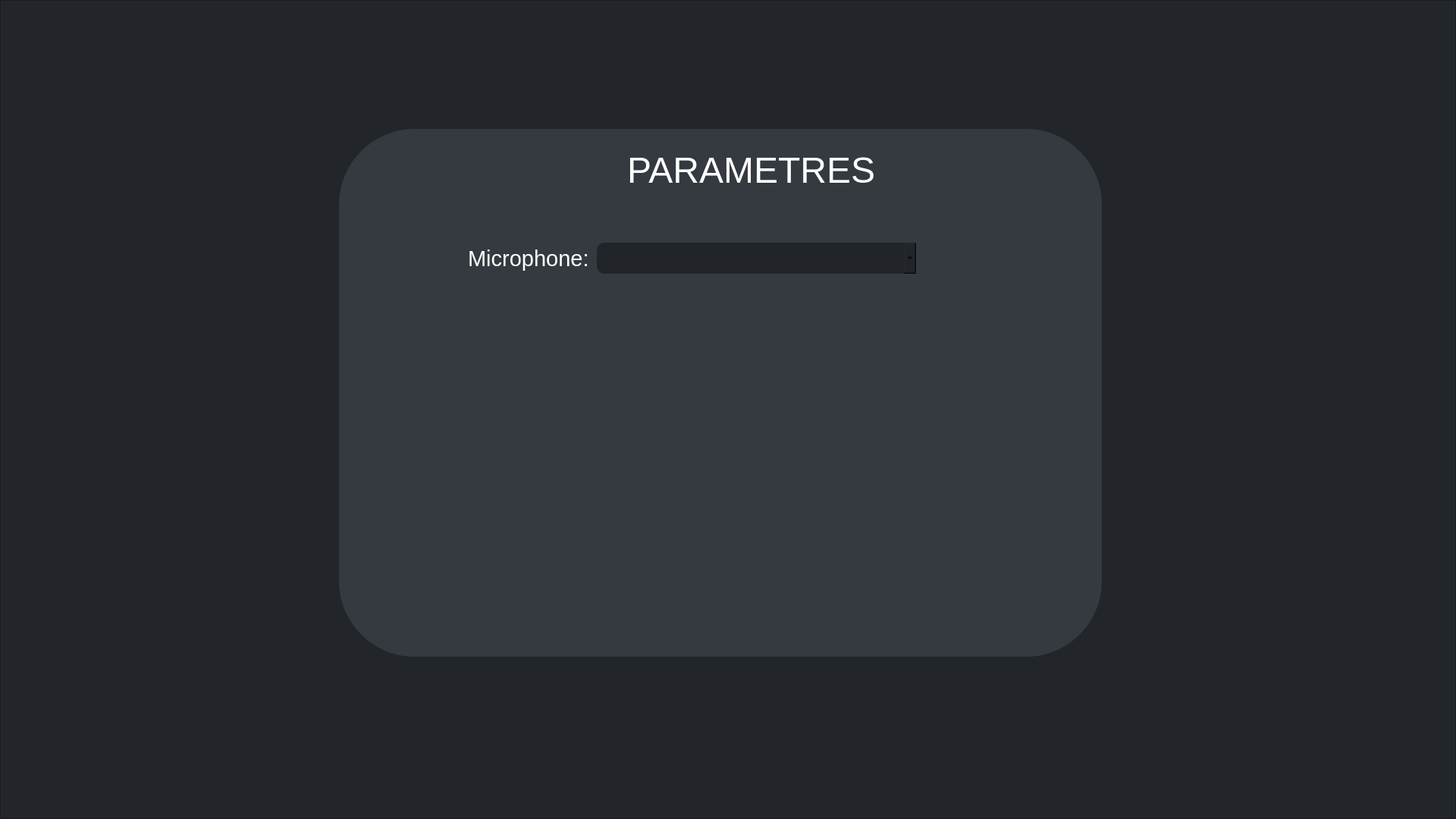
     <widget class="QFrame" name="frame_deco_parametres">
      <property name="geometry">
       <rect>
        <x>0</x>
        <y>0</y>
        <width>1920</width>
        <height>1080</height>
       </rect>
      </property>
      <property name="styleSheet">
       <string notr="true">background: rgba( 33, 37, 41, 95% );</string>
      </property>
      <property name="frameShape">
       <enum>QFrame::StyledPanel</enum>
      </property>
      <property name="frameShadow">
       <enum>QFrame::Raised</enum>
      </property>
      <widget class="QFrame" name="frame_deco_interieure_parametres">
       <property name="geometry">
        <rect>
         <x>447</x>
         <y>170</y>
         <width>1006</width>
         <height>696</height>
        </rect>
       </property>
       <property name="styleSheet">
        <string notr="true">background: rgba( 52, 58, 64, 100% );
border-radius: 100px;</string>
       </property>
       <property name="frameShape">
        <enum>QFrame::StyledPanel</enum>
       </property>
       <property name="frameShadow">
        <enum>QFrame::Raised</enum>
       </property>
       <widget class="QPushButton" name="btn_quitter_parametres">
        <property name="geometry">
         <rect>
          <x>910</x>
          <y>30</y>
          <width>51</width>
          <height>51</height>
         </rect>
        </property>
        <property name="cursor">
         <cursorShape>PointingHandCursor</cursorShape>
        </property>
        <property name="styleSheet">
         <string notr="true">border: none;
background: rgb(52, 58, 64);</string>
        </property>
        <property name="text">
         <string/>
        </property>
        <property name="icon">
         <iconset>
          <normaloff>assets/icons/croix.png</normaloff>assets/icons/croix.png</iconset>
        </property>
        <property name="iconSize">
         <size>
          <width>45</width>
          <height>45</height>
         </size>
        </property>
       </widget>
       <widget class="QLabel" name="label_titre_parametres">
        <property name="geometry">
         <rect>
          <x>380</x>
          <y>34</y>
          <width>521</width>
          <height>41</height>
         </rect>
        </property>
        <property name="font">
         <font>
          <pointsize>36</pointsize>
         </font>
        </property>
        <property name="styleSheet">
         <string notr="true">color: white;</string>
        </property>
        <property name="text">
         <string>PARAMETRES</string>
        </property>
       </widget>
       <widget class="QLabel" name="label_microphone_parametres">
        <property name="geometry">
         <rect>
          <x>170</x>
          <y>150</y>
          <width>161</width>
          <height>41</height>
         </rect>
        </property>
        <property name="font">
         <font>
          <pointsize>22</pointsize>
         </font>
        </property>
        <property name="styleSheet">
         <string notr="true">color: white;</string>
        </property>
        <property name="text">
         <string>Microphone:</string>
        </property>
       </widget>
       <widget class="QComboBox" name="comboBox_choix_micro_parametres">
        <property name="geometry">
         <rect>
          <x>340</x>
          <y>150</y>
          <width>421</width>
          <height>41</height>
         </rect>
        </property>
        <property name="cursor">
         <cursorShape>PointingHandCursor</cursorShape>
        </property>
        <property name="styleSheet">
         <string notr="true">background: rgb(33, 37, 41);
border-radius: 10px;</string>
        </property>
       </widget>
      </widget>
     </widget>
